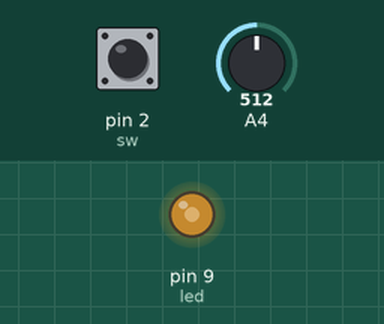
A sketch run on a simulated Arduino Uno, built with avr-gcc and run on an emulated ATmega328P. Shown: output pins drawn as LEDs (lit = HIGH). Inputs (shaded band) come from the test bench; at power-on: pin 2 (sw) LOW, A4 = 512.

Above: at 1.2 s.
1.3 s: pin 2 (sw) pulled HIGH for 0.15 s
4.3 s: A4 set to 716
At 5.3 s:
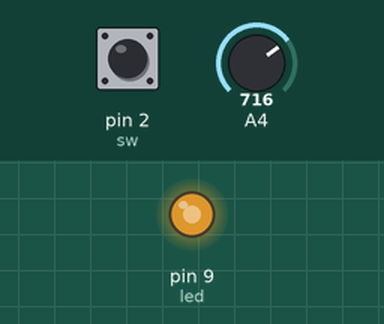
5.8 s: A4 set to 511
At 6.3 s:
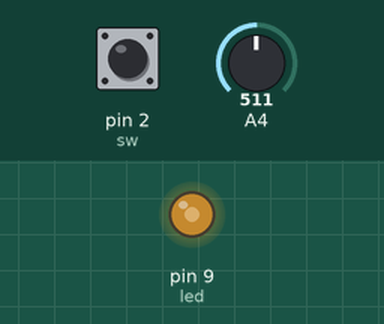
7.3 s: A4 set to 122
At 7.7 s:
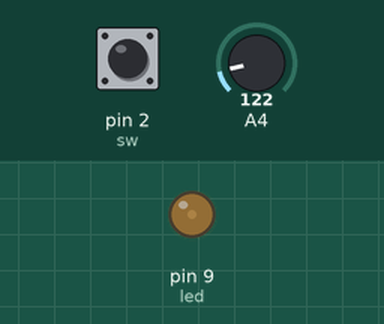
Timing chart, 0 to 9.8 s (numbered marks = the images above; inputs shaded):
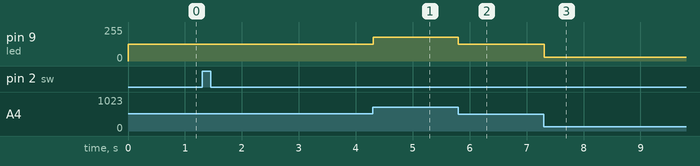

The sketch:

PWM.ino
```cpp
//Se definen las siguientes variables

int led = 9; //Pin donde se conecta el led
int sw = 2;  //Pin donde se conecta el switch
int pot;     //Almacena el valor leído en el potenciómetro
int mapeo;   //Almacena el valor que se escribirá analógicamente en el led

//Configuración de los pines como entradas o salidas
void setup() {
  pinMode(led, OUTPUT);
  pinMode(sw, INPUT);
}

void loop() {
  //Mientras se detecte que el switch está encendido (uno lógico), se realizará la secuencia automática
  while (digitalRead(sw) == 1){
    //Ciclo de encendido
    for (int i = 0; i < 255; i++)
    {
      analogWrite(led, i);
      delay(5);
    }
    //Ciclo de apagado
    for (int i = 255; i > 0 ; i--)
    {
      analogWrite(led, i);
      delay(5);
    }
  }
  //Mientras se detecte que el switch está encendido (uno lógico), se realizará la secuencia manual
  //para esto, se debe de variar el potenciómetro
  while (digitalRead(sw) == 0){
    //Lectura del potenciómetro
    pot = analogRead(A4);
    //Conversión de a un valor dentro del rango permitido para las escrituras analógicas
    mapeo = map(pot, 0, 1023, 0, 255);
    //Escritura analógica en el led del valor anterior
    analogWrite(led, mapeo);
    delay(10);
  }
}
```

Measured:
- after the input at 4.3 s, pin 9 (led): 127/255 → 178/255 at once
- after the input at 5.8 s, pin 9 (led): 178/255 → 127/255 at once
- after the input at 7.3 s, pin 9 (led): 127/255 → 30/255 at once
